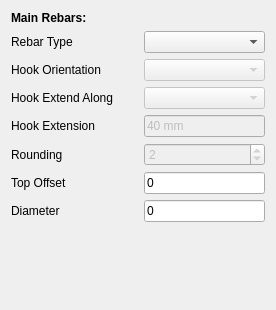
<?xml version="1.0" encoding="UTF-8"?>
<ui version="4.0">
 <class>Form</class>
 <widget class="QWidget" name="Form">
  <property name="geometry">
   <rect>
    <x>0</x>
    <y>0</y>
    <width>276</width>
    <height>310</height>
   </rect>
  </property>
  <property name="windowTitle">
   <string>Form</string>
  </property>
  <layout class="QGridLayout" name="gridLayout">
   <item row="1" column="1">
    <widget class="Gui::PrefComboBox" name="main_rebars_type">
     <property name="prefEntry" stdset="0">
      <cstring></cstring>
     </property>
     <property name="prefPath" stdset="0">
      <cstring></cstring>
     </property>
    </widget>
   </item>
   <item row="4" column="1">
    <widget class="Gui::PrefComboBox" name="main_rebars_hookExtendAlong">
     <property name="enabled">
      <bool>false</bool>
     </property>
    </widget>
   </item>
   <item row="3" column="0">
    <widget class="QLabel" name="main_rebars_hookOrientationLabel">
     <property name="sizePolicy">
      <sizepolicy hsizetype="Fixed" vsizetype="Preferred">
       <horstretch>0</horstretch>
       <verstretch>0</verstretch>
      </sizepolicy>
     </property>
     <property name="minimumSize">
      <size>
       <width>127</width>
       <height>0</height>
      </size>
     </property>
     <property name="text">
      <string>Hook Orientation</string>
     </property>
    </widget>
   </item>
   <item row="3" column="1">
    <widget class="Gui::PrefComboBox" name="main_rebars_hookOrientation">
     <property name="enabled">
      <bool>false</bool>
     </property>
    </widget>
   </item>
   <item row="5" column="0">
    <widget class="QLabel" name="main_rebars_hookExtensionLabel">
     <property name="text">
      <string>Hook Extension</string>
     </property>
    </widget>
   </item>
   <item row="7" column="1">
    <widget class="Gui::InputField" name="main_rebars_topOffset">
     <property name="text">
      <string>0 </string>
     </property>
     <property name="unit" stdset="0">
      <string notr="true"/>
     </property>
    </widget>
   </item>
   <item row="0" column="0">
    <widget class="QLabel" name="main_rebars_heading">
     <property name="font">
      <font>
       <weight>75</weight>
       <bold>true</bold>
      </font>
     </property>
     <property name="text">
      <string>Main Rebars:</string>
     </property>
    </widget>
   </item>
   <item row="4" column="0">
    <widget class="QLabel" name="main_rebars_hookExtendAlongLabel">
     <property name="text">
      <string>Hook Extend Along</string>
     </property>
    </widget>
   </item>
   <item row="5" column="1">
    <widget class="Gui::InputField" name="main_rebars_hookExtension">
     <property name="enabled">
      <bool>false</bool>
     </property>
     <property name="text">
      <string>40 mm</string>
     </property>
     <property name="minimum" stdset="0">
      <double>10.000000000000000</double>
     </property>
     <property name="unit" stdset="0">
      <string notr="true">mm</string>
     </property>
     <property name="quantity" stdset="0">
      <double>40.000000000000000</double>
     </property>
    </widget>
   </item>
   <item row="8" column="1">
    <widget class="Gui::InputField" name="main_rebars_diameter">
     <property name="text">
      <string>0 </string>
     </property>
     <property name="unit" stdset="0">
      <string notr="true"/>
     </property>
    </widget>
   </item>
   <item row="7" column="0">
    <widget class="QLabel" name="main_rebars_topOffsetLabel">
     <property name="text">
      <string>Top Offset</string>
     </property>
    </widget>
   </item>
   <item row="1" column="0">
    <widget class="QLabel" name="main_rebars_typeLabel">
     <property name="minimumSize">
      <size>
       <width>127</width>
       <height>0</height>
      </size>
     </property>
     <property name="text">
      <string>Rebar Type</string>
     </property>
    </widget>
   </item>
   <item row="9" column="0" colspan="2">
    <spacer name="verticalSpacer">
     <property name="orientation">
      <enum>Qt::Vertical</enum>
     </property>
     <property name="sizeHint" stdset="0">
      <size>
       <width>20</width>
       <height>40</height>
      </size>
     </property>
    </spacer>
   </item>
   <item row="6" column="1">
    <widget class="Gui::PrefSpinBox" name="main_rebars_rounding">
     <property name="enabled">
      <bool>false</bool>
     </property>
     <property name="value">
      <number>2</number>
     </property>
    </widget>
   </item>
   <item row="8" column="0">
    <widget class="QLabel" name="main_rebars_diameterLabel">
     <property name="minimumSize">
      <size>
       <width>0</width>
       <height>0</height>
      </size>
     </property>
     <property name="text">
      <string>Diameter</string>
     </property>
    </widget>
   </item>
   <item row="6" column="0">
    <widget class="QLabel" name="main_rebars_LRebarRoundingLabel">
     <property name="text">
      <string>Rounding</string>
     </property>
    </widget>
   </item>
  </layout>
 </widget>
 <customwidgets>
  <customwidget>
   <class>Gui::InputField</class>
   <extends>QLineEdit</extends>
   <header>Gui/InputField.h</header>
  </customwidget>
  <customwidget>
   <class>Gui::PrefSpinBox</class>
   <extends>QSpinBox</extends>
   <header>Gui/PrefWidgets.h</header>
  </customwidget>
  <customwidget>
   <class>Gui::PrefComboBox</class>
   <extends>QComboBox</extends>
   <header>Gui/PrefWidgets.h</header>
  </customwidget>
 </customwidgets>
 <tabstops>
  <tabstop>main_rebars_type</tabstop>
  <tabstop>main_rebars_hookOrientation</tabstop>
  <tabstop>main_rebars_hookExtendAlong</tabstop>
  <tabstop>main_rebars_hookExtension</tabstop>
  <tabstop>main_rebars_rounding</tabstop>
  <tabstop>main_rebars_topOffset</tabstop>
  <tabstop>main_rebars_diameter</tabstop>
 </tabstops>
 <resources/>
 <connections/>
</ui>
